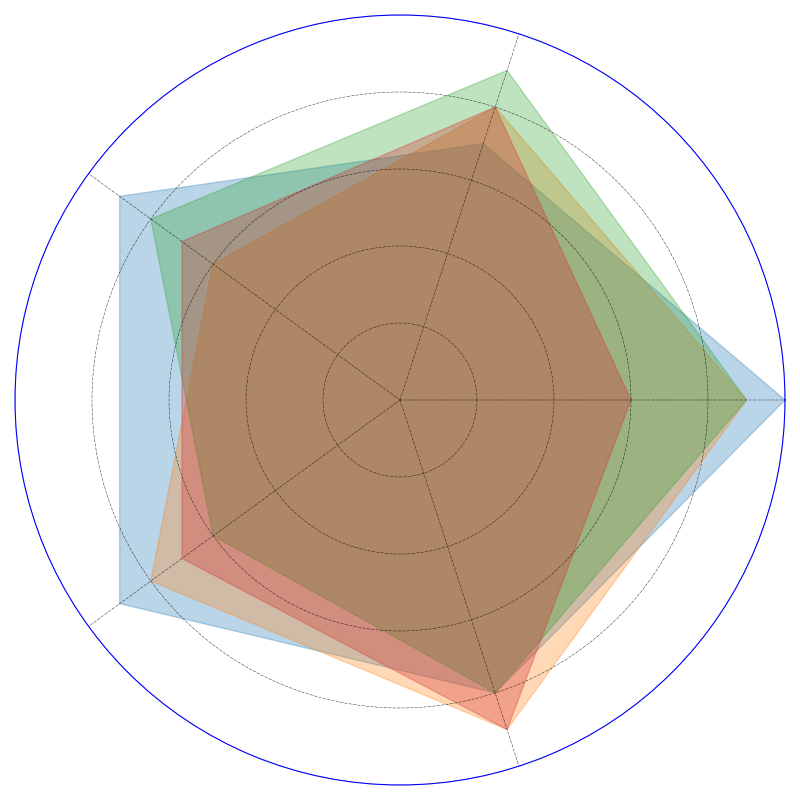

Generate this figure with Python:
import matplotlib.pyplot as plt
import numpy as np

agencies = ['NASA', 'ESA', 'CNSA', 'ISRO']
domains = ['Satellite\nTechnology', 'Manned\nMissions', 'Planetary\nScience', 
           'Propulsion\nSystems', 'International\nCollaborations']

competency_scores = np.array([
    [10, 7, 9, 9, 8],  
    [9, 8, 6, 8, 9],   
    [9, 9, 8, 6, 8],   
    [6, 8, 7, 7, 9]    
])

num_vars = len(domains)
angles = np.linspace(0, 2 * np.pi, num_vars, endpoint=False).tolist()
angles += angles[:1]

fig, ax = plt.subplots(figsize=(8, 8), subplot_kw=dict(polar=True))
ax.set_ylim(0, 10)

colors = ['#1f77b4', '#ff7f0e', '#2ca02c', '#d62728']

for i, agency in enumerate(agencies):
    values = competency_scores[i].tolist()
    values += values[:1]
    
    ax.fill(angles, values, alpha=0.3, color=colors[i])

ax.set_yticklabels([])
ax.set_xticks(angles[:-1])
ax.set_xticklabels([''] * num_vars)

ax.spines['polar'].set_color('blue')
ax.grid(True, color='black', linestyle='-.', linewidth=0.3)

plt.tight_layout()
plt.show()
